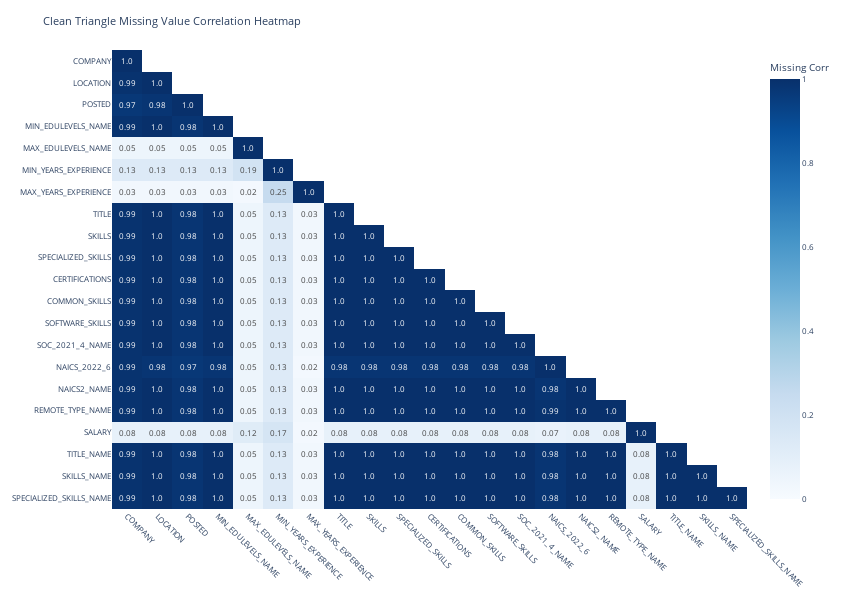

The notebook cell this image was saved under:
### Code cell
missing_matrix = eda_data.isnull().astype(int)
corr = missing_matrix.corr().round(2)

mask = np.triu(np.ones(corr.shape), k=1).astype(bool)
masked_corr = corr.mask(mask)

text_labels = masked_corr.astype(str)
text_labels[masked_corr.isna()] = ""

# plot
fig = go.Figure(data=go.Heatmap(
    z=masked_corr.values,
    x=masked_corr.columns,
    y=masked_corr.index,
    text=text_labels.values,
    texttemplate="%{text}",
    colorscale="Blues",
    colorbar=dict(title="Missing Corr"),
    zmin=0,
    zmax=1,
    hoverinfo='skip'
))

fig.update_layout(
    title="Clean Triangle Missing Value Correlation Heatmap",
    xaxis_tickangle=45,
    width=850,
    height=600,
    margin=dict(t=50, l=80, r=50, b=80),
    font=dict(size=8),
    plot_bgcolor='white'
)

fig.update_yaxes(autorange="reversed")
fig.show()

### Figure 1 — Plotly figure (JSON) as saved in the notebook; plotly's stock layout.template omitted (floating-point values rounded to 4 significant figures; data arrays with more than 128 entries replaced by an {"elided": "..."} marker saying what was removed)
{"data": [{"colorbar": {"title": {"text": "Missing Corr"}}, "colorscale": [[0, "rgb(247,251,255)"], [0.125, "rgb(222,235,247)"], [0.25, "rgb(198,219,239)"], [0.375, "rgb(158,202,225)"], [0.5, "rgb(107,174,214)"], [0.625, "rgb(66,146,198)"], [0.75, "rgb(33,113,181)"], [0.875, "rgb(8,81,156)"], [1, "rgb(8,48,107)"]], "hoverinfo": "skip", "text": {"elided": "21x21 str values"}, "texttemplate": "%{text}", "type": "heatmap", "x": ["COMPANY", "LOCATION", "POSTED", "MIN_EDULEVELS_NAME", "MAX_EDULEVELS_NAME", "MIN_YEARS_EXPERIENCE", "MAX_YEARS_EXPERIENCE", "TITLE", "SKILLS", "SPECIALIZED_SKILLS", "CERTIFICATIONS", "COMMON_SKILLS", "SOFTWARE_SKILLS", "SOC_2021_4_NAME", "NAICS_2022_6", "NAICS2_NAME", "REMOTE_TYPE_NAME", "SALARY", "TITLE_NAME", "SKILLS_NAME", "SPECIALIZED_SKILLS_NAME"], "y": ["COMPANY", "LOCATION", "POSTED", "MIN_EDULEVELS_NAME", "MAX_EDULEVELS_NAME", "MIN_YEARS_EXPERIENCE", "MAX_YEARS_EXPERIENCE", "TITLE", "SKILLS", "SPECIALIZED_SKILLS", "CERTIFICATIONS", "COMMON_SKILLS", "SOFTWARE_SKILLS", "SOC_2021_4_NAME", "NAICS_2022_6", "NAICS2_NAME", "REMOTE_TYPE_NAME", "SALARY", "TITLE_NAME", "SKILLS_NAME", "SPECIALIZED_SKILLS_NAME"], "z": {"elided": "21x21 float values"}, "zmax": 1, "zmin": 0}], "layout": {"font": {"size": 8}, "height": 600, "margin": {"b": 80, "l": 80, "r": 50, "t": 50}, "plot_bgcolor": "white", "title": {"text": "Clean Triangle Missing Value Correlation Heatmap"}, "width": 850, "xaxis": {"tickangle": 45}, "yaxis": {"autorange": "reversed"}}}
